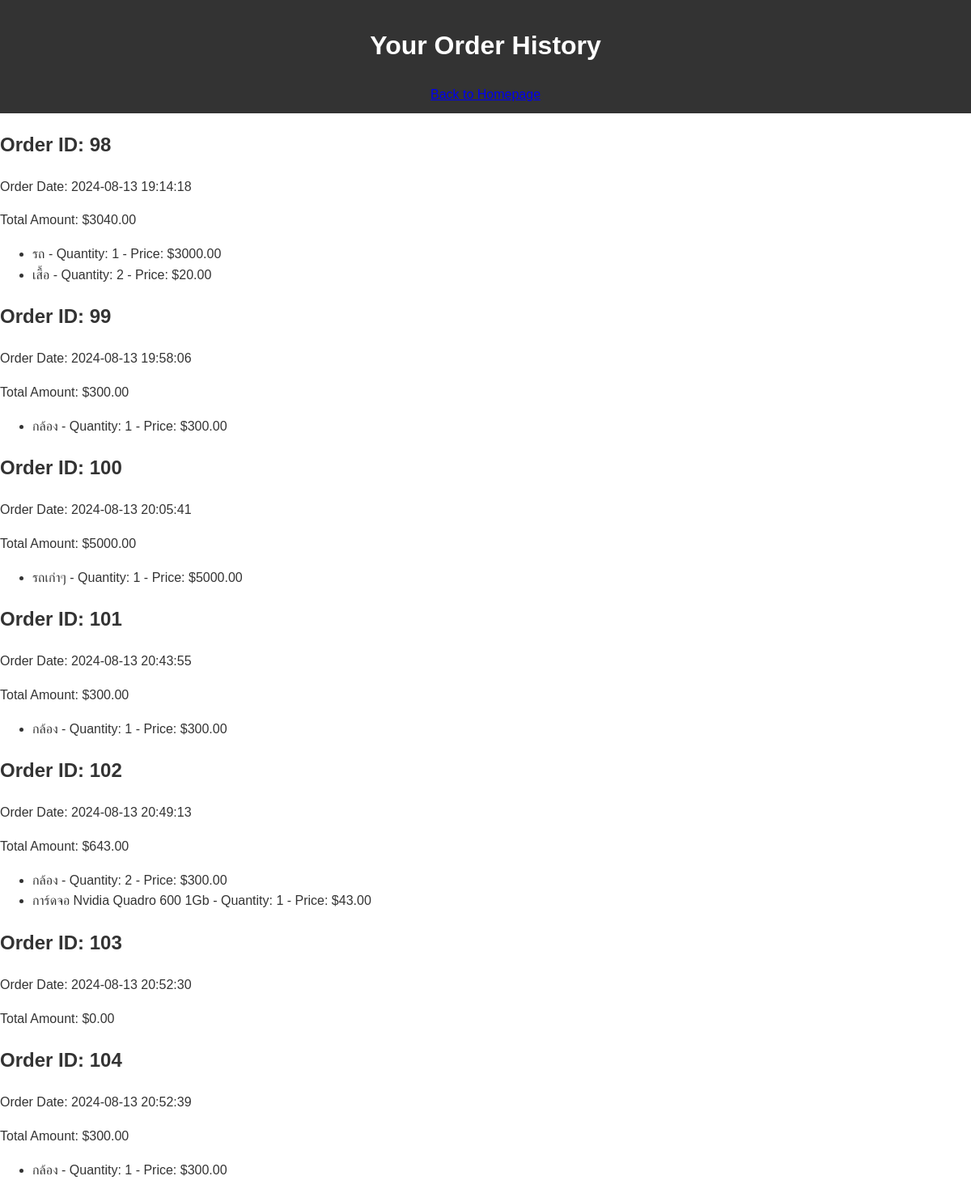
Page /Secondhand_web/products/order_history.php (signed in) on the committed database.
### tables this page shows
CREATE TABLE `orders` (
  `id` int(11) NOT NULL,
  `user_id` int(11) DEFAULT NULL,
  `total_amount` decimal(10,2) DEFAULT NULL,
  `order_date` datetime DEFAULT NULL,
  `shipping_method` varchar(255) NOT NULL
);

CREATE TABLE `order_items` (
  `id` int(11) NOT NULL,
  `order_id` int(11) NOT NULL,
  `product_id` int(11) NOT NULL,
  `quantity` int(11) NOT NULL
);

CREATE TABLE `products` (
  `id` int(11) NOT NULL,
  `name` varchar(100) NOT NULL,
  `description` text DEFAULT NULL,
  `price` decimal(10,2) NOT NULL,
  `image_url` varchar(255) DEFAULT NULL,
  `seller_id` int(11) DEFAULT NULL
);

### Secondhand_web/products/order_history.php (the view, shortened to what this page needs)
<?php
include '../database/db.php';
$user_id = $_SESSION['user_id'];
$sql = "SELECT * FROM orders WHERE user_id = ?";
$stmt = $conn->prepare($sql);
$stmt->bind_param("i", $user_id);
$stmt->execute();
$result = $stmt->get_result();
?>
<!DOCTYPE html>
<html lang="en">
<head>
    <link rel="stylesheet" href="../style.css">
</head>
<body>
    <header>
        <h1>Your Order History</h1>
        <a href="../index.php">Back to Homepage</a>
    </header>
    <main>
        <?php if ($result->num_rows > 0): ?>
            <?php while($order = $result->fetch_assoc()): ?>
                <div>
                    <h2>Order ID: <?php echo htmlspecialchars($order['id']); ?></h2>
                    <p>Order Date: <?php echo htmlspecialchars($order['order_date']); ?></p>
                    <p>Total Amount: $<?php echo htmlspecialchars($order['total_amount']); ?></p>
                    <?php
                    $order_id = $order['id'];
                    $sql_items = "SELECT products.name, order_items.quantity, products.price
                                  FROM order_items
                                  JOIN products ON order_items.product_id = products.id
                                  WHERE order_items.order_id = ?";
                    $stmt_items = $conn->prepare($sql_items);
                    $stmt_items->bind_param("i", $order_id);
                    $stmt_items->execute();
                    $result_items = $stmt_items->get_result();
                    ?>
                    <ul>
                        <?php while($item = $result_items->fetch_assoc()): ?>
                            <li><?php echo htmlspecialchars($item['name']); ?> - Quantity: <?php echo htmlspecialchars($item['quantity']); ?> - Price: $<?php echo htmlspecialchars($item['price']); ?></li>
                        <?php endwhile; ?>
                    </ul>
                </div>
            <?php endwhile; ?>
        <?php else: ?>
            <p>You have no orders.</p>
        <?php endif; ?>
    </main>
</body>
</html>

### Secondhand_web/style.css (style rules this page uses)
body { font-family: Arial, sans-serif; line-height: 1.6; margin: 0; padding: 0; color: #333; }
header { background-color: #333; color: #fff; padding: 10px; text-align: center; }

### rows in the picture
orders: id "98", order_date "2024-08-13 19:14:18", total_amount "3040.00"
order_items: product.name "รถ", quantity "1", product.price "3000.00"
order_items: product.name "เสื้อ", quantity "2", product.price "20.00"
orders: id "99", order_date "2024-08-13 19:58:06", total_amount "300.00"
order_items: product.name "กล้อง", quantity "1", product.price "300.00"
orders: id "100", order_date "2024-08-13 20:05:41", total_amount "5000.00"
order_items: product.name "รถเก่าๆ", quantity "1", product.price "5000.00"
orders: id "101", order_date "2024-08-13 20:43:55", total_amount "300.00"
order_items: product.name "กล้อง", quantity "1", product.price "300.00"
orders: id "102", order_date "2024-08-13 20:49:13", total_amount "643.00"
order_items: product.name "กล้อง", quantity "2", product.price "300.00"
order_items: product.name "การ์ดจอ Nvidia Quadro 600 1Gb", quantity "1", product.price "43.00"
orders: id "103", order_date "2024-08-13 20:52:30", total_amount "0.00"
orders: id "104", order_date "2024-08-13 20:52:39", total_amount "300.00"
order_items: product.name "กล้อง", quantity "1", product.price "300.00"
